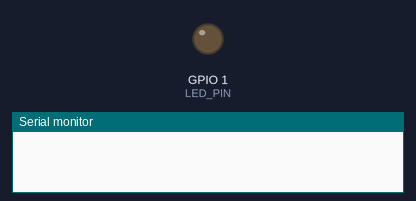
Recording of a sketch running on a simulated ESP32. Parts: output pins drawn as LEDs (lit = HIGH), the last lines printed to the serial monitor. I2S audio is not simulated (input reads silence).

Above: at 0.0 s.
At 121.4 s:
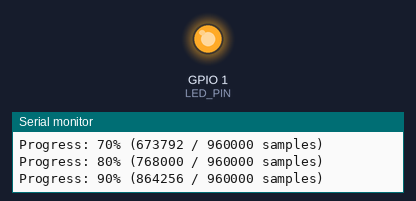
Timing chart, 0 to 122.9 s (numbered marks = the images above):
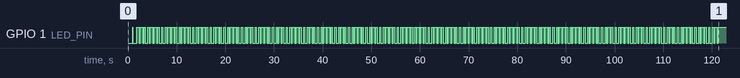

The sketch:

record_play_loop.ino
```cpp
/*
 * Record, Downmix, and Playback Loop
 *
 * Records 30 seconds of stereo audio from dual INMP441 microphones,
 * downmixes to mono using HYBRID algorithm, then loops playback
 * through MAX98357A speaker.
 *
 * Hardware:
 * =========
 * INMP441 Microphones (I2S0 RX):
 *   Mic #1 (LEFT):  L/R -> GND
 *   Mic #2 (RIGHT): L/R -> 3.3V
 *   Both share: BCK=GPIO2, WS=GPIO4, DIN=GPIO18
 *
 * MAX98357A Speaker (I2S1 TX):
 *   VIN  -> 5V (or 3.3V)
 *   GND  -> GND
 *   BCLK -> GPIO 6
 *   LRC  -> GPIO 7
 *   DIN  -> GPIO 8
 *   GAIN -> Float (9dB), GND (12dB), or VDD (15dB)
 *
 * Behavior:
 * =========
 * 1. Records 30 seconds stereo to PSRAM
 * 2. Downmixes to mono using HYBRID algorithm
 * 3. Loops playback forever
 *
 * LED Feedback:
 * =============
 * - Blinking during recording
 * - Solid ON during playback
 */

#include <driver/i2s.h>

// Microphone pins (I2S0)
#define MIC_BCK_PIN    2
#define MIC_WS_PIN     4
#define MIC_DIN_PIN    18

// Speaker pins (I2S1)
#define SPK_BCK_PIN    6
#define SPK_WS_PIN     7
#define SPK_DOUT_PIN   8

// Recording configuration
#define SAMPLE_RATE       16000
#define BITS_PER_SAMPLE   16
#define RECORD_DURATION   30
#define BUFFER_SIZE       2048

// Calculate sizes
const uint32_t STEREO_SAMPLES = SAMPLE_RATE * 2 * RECORD_DURATION;
const uint32_t MONO_SAMPLES = SAMPLE_RATE * RECORD_DURATION;
const uint32_t MONO_DATA_SIZE = MONO_SAMPLES * (BITS_PER_SAMPLE / 8);

// LED
#define LED_PIN 1

// Buffers in PSRAM
int32_t i2s_buffer[BUFFER_SIZE];
int16_t* stereo_buffer = nullptr;
int16_t* mono_buffer = nullptr;

void setup() {
  Serial.begin(115200);
  delay(1000);

  pinMode(LED_PIN, OUTPUT);
  digitalWrite(LED_PIN, HIGH);

  Serial.println("\n========================================");
  Serial.println("Record -> Downmix -> Playback Loop");
  Serial.println("========================================\n");

  // Check PSRAM
  Serial.printf("Total PSRAM: %u bytes\n", ESP.getPsramSize());
  Serial.printf("Free PSRAM: %u bytes\n\n", ESP.getFreePsram());

  // Allocate stereo buffer
  uint32_t stereo_bytes = STEREO_SAMPLES * sizeof(int16_t);
  Serial.printf("Allocating stereo buffer (%u bytes)... ", stereo_bytes);
  stereo_buffer = (int16_t*)ps_malloc(stereo_bytes);
  if (!stereo_buffer) {
    Serial.println("FAILED");
    error_blink();
  }
  Serial.println("OK");

  // Allocate mono buffer
  Serial.printf("Allocating mono buffer (%u bytes)... ", MONO_DATA_SIZE);
  mono_buffer = (int16_t*)ps_malloc(MONO_DATA_SIZE);
  if (!mono_buffer) {
    Serial.println("FAILED");
    error_blink();
  }
  Serial.println("OK\n");

  // Initialize I2S0 for microphones (RX)
  Serial.print("Initializing I2S0 (microphones)... ");
  i2s_config_t mic_config = {
    .mode = (i2s_mode_t)(I2S_MODE_MASTER | I2S_MODE_RX),
    .sample_rate = SAMPLE_RATE,
    .bits_per_sample = I2S_BITS_PER_SAMPLE_32BIT,
    .channel_format = I2S_CHANNEL_FMT_RIGHT_LEFT,
    .communication_format = I2S_COMM_FORMAT_STAND_I2S,
    .intr_alloc_flags = ESP_INTR_FLAG_LEVEL1,
    .dma_buf_count = 4,
    .dma_buf_len = 1024,
    .use_apll = false,
    .tx_desc_auto_clear = false,
    .fixed_mclk = 0
  };

  i2s_pin_config_t mic_pins = {
    .bck_io_num = MIC_BCK_PIN,
    .ws_io_num = MIC_WS_PIN,
    .data_out_num = I2S_PIN_NO_CHANGE,
    .data_in_num = MIC_DIN_PIN
  };

  if (i2s_driver_install(I2S_NUM_0, &mic_config, 0, NULL) != ESP_OK ||
      i2s_set_pin(I2S_NUM_0, &mic_pins) != ESP_OK) {
    Serial.println("FAILED");
    error_blink();
  }
  Serial.println("OK");

  // Initialize I2S1 for speaker (TX)
  Serial.print("Initializing I2S1 (speaker)... ");
  i2s_config_t spk_config = {
    .mode = (i2s_mode_t)(I2S_MODE_MASTER | I2S_MODE_TX),
    .sample_rate = SAMPLE_RATE,
    .bits_per_sample = I2S_BITS_PER_SAMPLE_16BIT,
    .channel_format = I2S_CHANNEL_FMT_ONLY_LEFT,  // Mono
    .communication_format = I2S_COMM_FORMAT_STAND_I2S,
    .intr_alloc_flags = ESP_INTR_FLAG_LEVEL1,
    .dma_buf_count = 4,
    .dma_buf_len = 512,
    .use_apll = false,
    .tx_desc_auto_clear = true,
    .fixed_mclk = 0
  };

  i2s_pin_config_t spk_pins = {
    .bck_io_num = SPK_BCK_PIN,
    .ws_io_num = SPK_WS_PIN,
    .data_out_num = SPK_DOUT_PIN,
    .data_in_num = I2S_PIN_NO_CHANGE
  };

  if (i2s_driver_install(I2S_NUM_1, &spk_config, 0, NULL) != ESP_OK ||
      i2s_set_pin(I2S_NUM_1, &spk_pins) != ESP_OK) {
    Serial.println("FAILED");
    error_blink();
  }
  Serial.println("OK\n");

  // Record stereo
  Serial.printf("Recording %d seconds (stereo)...\n\n", RECORD_DURATION);
  digitalWrite(LED_PIN, LOW);
  delay(500);

  if (!recordStereoToPSRAM()) {
    Serial.println("\nRecording FAILED!");
    error_blink();
  }

  Serial.println("\n========================================");
  Serial.println("Recording complete!");
  Serial.println("========================================\n");

  // Downmix to mono using HYBRID
  Serial.print("Applying HYBRID downmix... ");
  downmixHybrid();
  Serial.println("OK");

  // Analyze and normalize
  normalizeAudio();
  Serial.println();

  Serial.println("========================================");
  Serial.println("Starting playback loop...");
  Serial.println("========================================\n");

  digitalWrite(LED_PIN, HIGH);
}

void loop() {
  playMonoBuffer();
}

bool recordStereoToPSRAM() {
  uint32_t samples_written = 0;
  uint32_t last_percent = 0;
  unsigned long start_time = millis();

  while (samples_written < STEREO_SAMPLES) {
    // Blink LED
    if ((millis() / 200) % 2 == 0) {
      digitalWrite(LED_PIN, HIGH);
    } else {
      digitalWrite(LED_PIN, LOW);
    }

    // Read I2S
    size_t bytes_read = 0;
    if (i2s_read(I2S_NUM_0, i2s_buffer, BUFFER_SIZE * sizeof(int32_t),
                 &bytes_read, portMAX_DELAY) != ESP_OK) {
      return false;
    }

    // Convert and store
    int samples_read = bytes_read / sizeof(int32_t);
    for (int i = 0; i < samples_read && samples_written < STEREO_SAMPLES; i++) {
      stereo_buffer[samples_written++] = (int16_t)(i2s_buffer[i] >> 16);
    }

    // Progress
    uint32_t percent = (samples_written * 100) / STEREO_SAMPLES;
    if (percent != last_percent && percent % 10 == 0) {
      Serial.printf("Progress: %u%% (%u / %u samples)\n",
                    percent, samples_written, STEREO_SAMPLES);
      last_percent = percent;
    }
  }

  Serial.printf("\nRecorded: %u samples in %lu ms\n", samples_written, millis() - start_time);
  return true;
}

void downmixHybrid() {
  float left_energy = 0.0f;
  float right_energy = 0.0f;
  const float ENERGY_DECAY = 0.95f;
  const float MIN_WEIGHT = 0.30f;  // Minimum 30% per channel
  const float MAX_WEIGHT = 0.70f;  // Maximum 70% per channel
  const float GAIN_BOOST = 4.0f;   // 4x volume boost (compensates for 9dB hardware gain)

  for (uint32_t i = 0; i < MONO_SAMPLES; i++) {
    int16_t left = stereo_buffer[i * 2];
    int16_t right = stereo_buffer[i * 2 + 1];

    // Track energy of each channel
    left_energy = left_energy * ENERGY_DECAY + abs(left) * (1.0f - ENERGY_DECAY);
    right_energy = right_energy * ENERGY_DECAY + abs(right) * (1.0f - ENERGY_DECAY);

    // Calculate raw weights
    float total_energy = left_energy + right_energy;
    float left_weight = (total_energy > 0) ? (left_energy / total_energy) : 0.5f;

    // Constrain to 30%-70% range
    if (left_weight < MIN_WEIGHT) left_weight = MIN_WEIGHT;
    if (left_weight > MAX_WEIGHT) left_weight = MAX_WEIGHT;

    float right_weight = 1.0f - left_weight;

    // Weighted mix with gain boost and clipping protection
    int32_t mixed = (int32_t)(left * left_weight + right * right_weight) * GAIN_BOOST;
    if (mixed > 32767) mixed = 32767;
    if (mixed < -32768) mixed = -32768;
    mono_buffer[i] = (int16_t)mixed;
  }
}

void normalizeAudio() {
  // Find peak level in recording
  int16_t peak = 0;
  for (uint32_t i = 0; i < MONO_SAMPLES; i++) {
    int16_t abs_val = abs(mono_buffer[i]);
    if (abs_val > peak) peak = abs_val;
  }

  Serial.printf("Peak level: %d / 32767 (%.1f%%)\n", peak, (peak * 100.0f) / 32767.0f);

  // Calculate normalization gain to maximize volume
  if (peak > 0) {
    float norm_gain = 32000.0f / peak;  // Leave small headroom (32000 instead of 32767)

    // Limit max boost to 8x to avoid amplifying noise too much
    if (norm_gain > 8.0f) norm_gain = 8.0f;

    Serial.printf("Applying normalization: %.2fx gain\n", norm_gain);

    // Apply normalization
    for (uint32_t i = 0; i < MONO_SAMPLES; i++) {
      int32_t normalized = (int32_t)(mono_buffer[i] * norm_gain);
      if (normalized > 32767) normalized = 32767;
      if (normalized < -32768) normalized = -32768;
      mono_buffer[i] = (int16_t)normalized;
    }
  } else {
    Serial.println("WARNING: Recording is silent (peak = 0)!");
  }
}

void playMonoBuffer() {
  size_t bytes_written = 0;
  static unsigned long last_print = 0;

  // Play entire mono buffer
  for (uint32_t i = 0; i < MONO_SAMPLES; i += BUFFER_SIZE) {
    uint32_t samples_to_write = min((uint32_t)BUFFER_SIZE, MONO_SAMPLES - i);

    i2s_write(I2S_NUM_1, &mono_buffer[i], samples_to_write * sizeof(int16_t),
              &bytes_written, portMAX_DELAY);

    // Print status every ~2 seconds
    if (millis() - last_print > 2000) {
      Serial.printf("Playing... sample %u / %u\n", i, MONO_SAMPLES);
      last_print = millis();
    }
  }

  Serial.println("Playback complete, looping...\n");
}

void error_blink() {
  while(1) {
    digitalWrite(LED_PIN, !digitalRead(LED_PIN));
    delay(200);
  }
}
```
